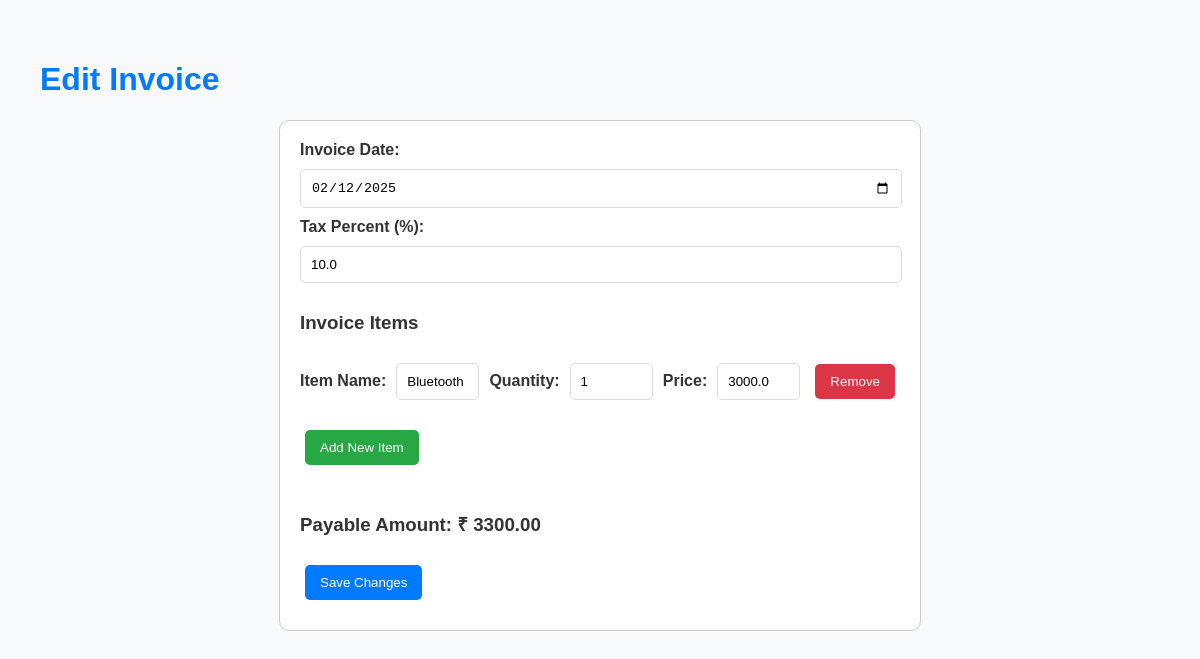
The page /invoices/1/edit on the database its author committed.
### models.py (models this page shows)
class Invoice(Model):
    invoice_id = AutoField()
    customer = ForeignKeyField(Customer, backref='invoices', on_delete='CASCADE')
    date = DateField()
    total_amount = FloatField()
    tax_percent = FloatField()
    payable_amount = FloatField()
    gov_arn = CharField(50, null=True)
    class Meta:
        database = db

class InvoiceItem(Model):
    item_name = CharField(200, unique=True)
    qty = IntegerField()
    rate = FloatField()
    amount = FloatField()
    invoice = ForeignKeyField(Invoice, backref="items", lazy_load=False)
    class Meta:
        database = db

### app.py (the view, shortened to what this page needs)
@app.route('/invoices/<int:invoice_id>/edit', methods=['GET', 'POST'])
def edit_invoice(invoice_id):
    invoice = Invoice.get(Invoice.invoice_id == invoice_id)
    invoice_items = InvoiceItem.select().where(InvoiceItem.invoice == invoice)
    return render_template('edit-invoice.html', invoice=invoice, invoice_items=invoice_items)

### templates/edit-invoice.html (shortened to what this page needs)
<!DOCTYPE html>
<html lang="en">
<head>
</head>
<body>
    <h1>Edit Invoice</h1>
    <form action="{{ url_for('edit_invoice', invoice_id=invoice.invoice_id) }}" method="post">
        <label for="date">Invoice Date:</label>
        <input type="date" name="date" id="date" value="{{ invoice.date }}" required><br>
        <label for="tax_percent">Tax Percent (%):</label>
        <input type="number" name="tax_percent" id="tax_percent" value="{{ invoice.tax_percent }}" required><br>
        <h3>Invoice Items</h3>
        <div id="items">
            {% for item in invoice_items %}
            <div class="item">
                <label>Item Name:</label>
                <input type="text" name="item_name" value="{{ item.item_name }}" required>
                <label>Quantity:</label>
                <input type="number" class="qty" name="qty" value="{{ item.qty }}" required>
                <label>Price:</label>
                <input type="number" step="0.01" class="price" name="price" value="{{ item.rate }}" required>
                <button type="button" class="remove-item" data-id="{{ item.id }}">Remove</button>
            </div>
            {% endfor %}
        </div>
        <button type="button" id="add-item">Add New Item</button><br><br>
        <h3>Payable Amount: ₹ <span id="payable-amount">0.00</span></h3>
        <button type="submit" class="save-btn">Save Changes</button>
    </form>
</body>
</html>

### templates/edit-invoice.html (style rules this page uses)
body { font-family: Arial, sans-serif; margin: 20px; padding: 20px; background-color: #f8f9fa; color: #333; }
h1 { color: #007bff; }
label { font-weight: bold; }
form { max-width: 600px; margin: auto; padding: 20px; border: 1px solid #ccc; border-radius: 10px; background-color: #ffffff; }
input[type="text"], input[type="date"], input[type="number"] { width: calc(100% - 20px); padding: 10px; margin: 10px 0; border: 1px solid #ddd; border-radius: 5px; }
button { padding: 10px 15px; margin: 10px 5px; border: none; border-radius: 5px; cursor: pointer; }
#add-item { background-color: #28a745; color: #fff; }
.remove-item { background-color: #dc3545; color: #fff; }
.save-btn { background-color: #007bff; color: #fff; }
.item { display: flex; align-items: center; gap: 10px; margin-bottom: 10px; }
.item input { flex: 1; }
.item button { flex-shrink: 0; }

### rows shown on the page
Invoice: date "02/12/2025", tax_percent "10.0"
InvoiceItem: item_name "Bluetooth", qty "1", price "3000.0"
